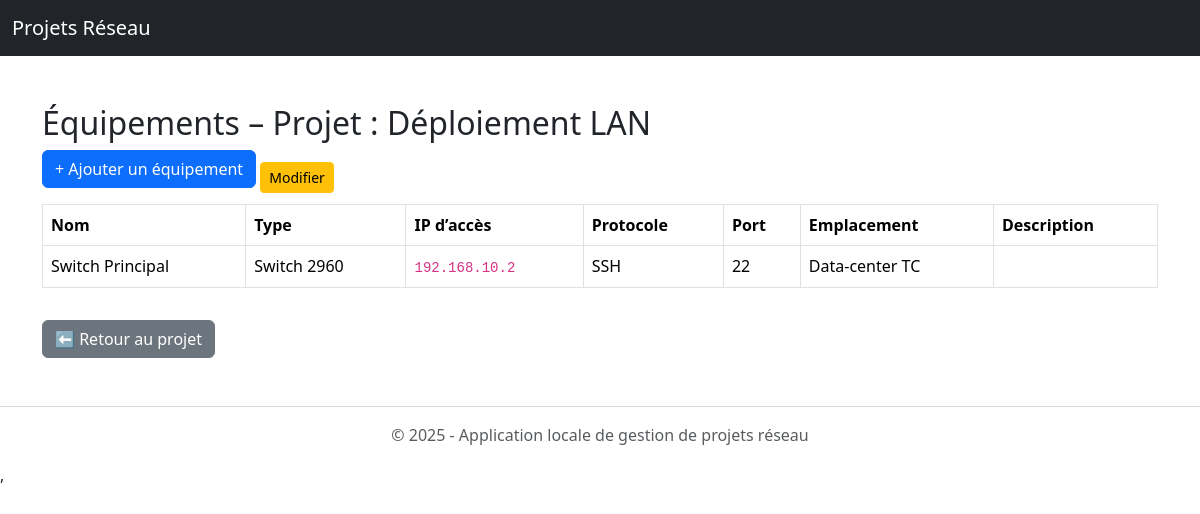
Page /equipements/liste.php?projet_id=3 on the committed database.
### tables this page shows
CREATE TABLE IF NOT EXISTS `projets` (
  `id` int NOT NULL AUTO_INCREMENT,
  `nom` varchar(255) DEFAULT NULL,
  `client` varchar(255) DEFAULT NULL,
  `chef_projet_id` int DEFAULT NULL,
  `date_debut` date DEFAULT NULL,
  `statut` enum('en cours','terminé','en pause') DEFAULT 'en cours',
  `description` text,
  PRIMARY KEY (`id`),
  KEY `chef_projet_id` (`chef_projet_id`)
);

CREATE TABLE IF NOT EXISTS `equipements` (
  `id` int NOT NULL AUTO_INCREMENT,
  `projet_id` int DEFAULT NULL,
  `nom` varchar(100) DEFAULT NULL,
  `type` varchar(50) DEFAULT NULL,
  `ip_acces` varchar(50) DEFAULT NULL,
  `protocole` varchar(20) DEFAULT NULL,
  `port` int DEFAULT '22',
  `emplacement` varchar(100) DEFAULT NULL,
  `description` text,
  PRIMARY KEY (`id`),
  KEY `projet_id` (`projet_id`)
);

### equipements/liste.php (the view, shortened to what this page needs)
<?php
require_once '../config/db.php';
require_once '../includes/header.php';
$projet_id = $_GET['projet_id'];
$stmtProjet = $pdo->prepare("SELECT nom FROM Projets WHERE id = ?");
$stmtProjet->execute([$projet_id]);
$projet = $stmtProjet->fetch(PDO::FETCH_ASSOC);
$stmt = $pdo->prepare("SELECT * FROM Equipements WHERE projet_id = ?");
$stmt->execute([$projet_id]);
$equipements = $stmt->fetchAll(PDO::FETCH_ASSOC);
?>
<div class="container mt-5">
    <h2>Équipements – Projet : <?= htmlspecialchars($projet['nom']) ?></h2>
    <a href="ajouter.php?projet_id=<?= $projet_id ?>" class="btn btn-primary mb-3">+ Ajouter un équipement</a>
    <a href="modifier.php?projet_id=<?= $projet_id ?>" class="btn btn-sm btn-warning">Modifier</a>
    <?php if (count($equipements) > 0): ?>
        <table class="table table-bordered">
            <thead>
                <tr>
                    <th>Nom</th>
                    <th>Type</th>
                    <th>IP d’accès</th>
                    <th>Protocole</th>
                    <th>Port</th>
                    <th>Emplacement</th>
                    <th>Description</th>
                </tr>
            </thead>
            <tbody>
                <?php foreach ($equipements as $e): ?>
                    <tr>
                        <td><?= htmlspecialchars($e['nom']) ?></td>
                        <td><?= htmlspecialchars($e['type']) ?></td>
                        <td><code><?= $e['ip_acces'] ?></code></td>
                        <td><?= $e['protocole'] ?></td>
                        <td><?= $e['port'] ?></td>
                        <td><?= htmlspecialchars($e['emplacement']) ?></td>
                        <td><?= nl2br(htmlspecialchars($e['description'])) ?></td>
                    </tr>
                <?php endforeach; ?>
            </tbody>
        </table>
    <?php else: ?>
        <p>Aucun équipement enregistré pour ce projet.</p>
    <?php endif; ?>
    <a href="../projets/details.php?id=<?= $projet_id ?>" class="btn btn-secondary mt-3">⬅ Retour au projet</a>
</div>
<?php require_once '../includes/footer.php'; ?>

### rows in the picture
projets: nom "Déploiement LAN"
equipements: nom "Switch Principal", type "Switch 2960", ip_acces "192.168.10.2", protocole "SSH", port "22", emplacement "Data-center TC"
